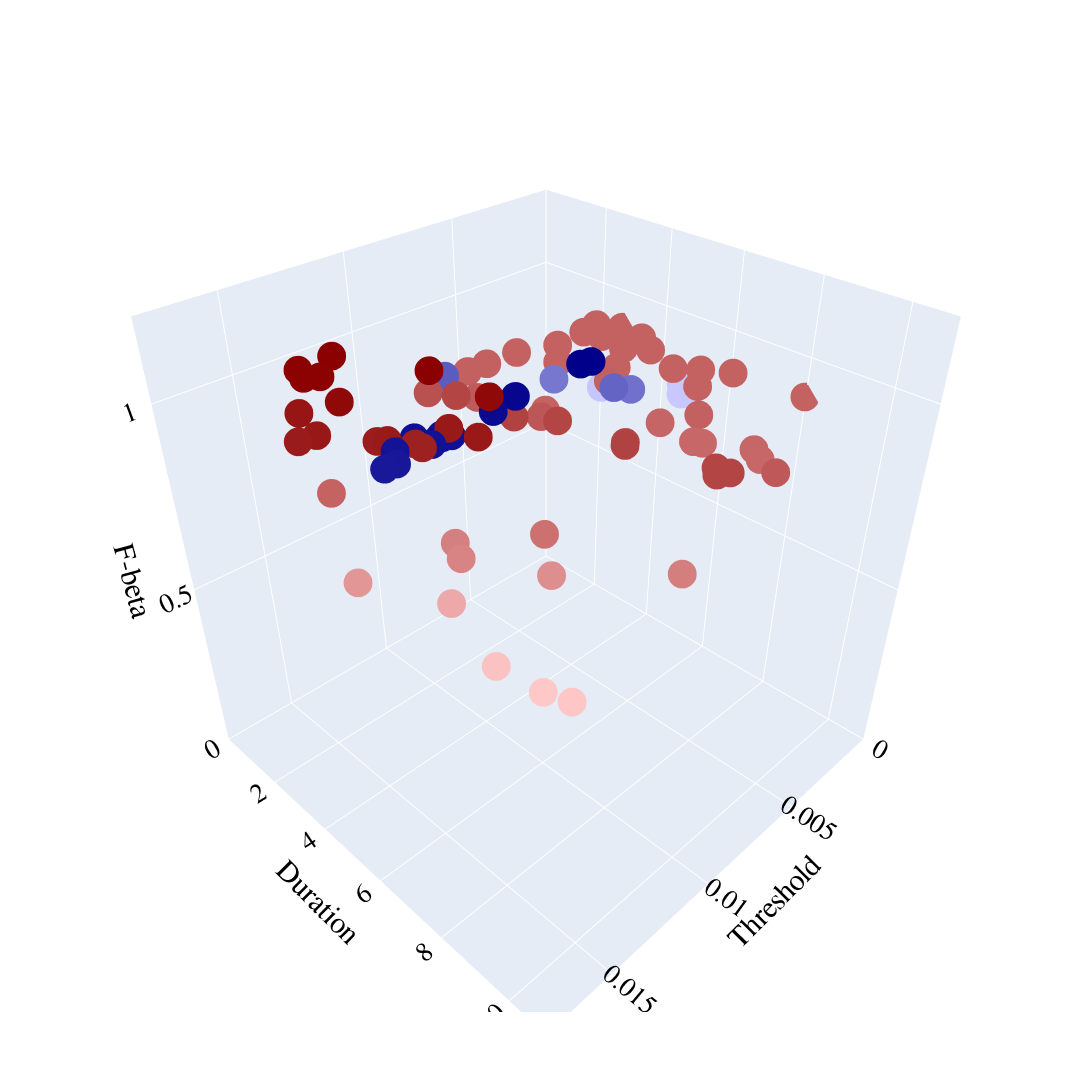

Notebook code for this chart:
### Code cell
import plotly.graph_objects as go
import numpy as np

# Load the data
D = np.load('D.npy')

# Get the number of rows in D
num_D = D.shape[0]

# Define stage_virtual_num to determine the cutoff for red vs. blue
stage_virtual_num = 65  # Set your desired value for stage_virtual_num, ensure it's an integer

# -----------------------
# Customization variables:
# -----------------------
FONT_FAMILY = 'Times New Roman'    # Global font family
GLOBAL_FONT_SIZE = 18              # Global font size for texts
AXIS_TITLE_FONT_SIZE = 30          # Font size for axis titles
TICK_FONT_SIZE = 18                # Font size for axis tick labels
MARKER_SIZE = 10                   # Marker size for scatter points (enlarged for better visibility)

# Color definitions for the red and blue color scales:
RED_LIGHT = 'rgb(255, 200, 200)'     # Light red
RED_DARK = 'rgb(139, 0, 0)'           # Dark red
BLUE_LIGHT = 'rgb(200, 200, 255)'     # Light blue
BLUE_DARK = 'rgb(0, 0, 139)'          # Dark blue

# -----------------------
# Split the data into parts
# -----------------------
thresholds = D[:, 0]
durations = D[:, 1]
F_beta = D[:, 2]

# Create a 3D scatter plot
fig = go.Figure()

# Define red color scale using the customization variables
red_colorscale = [
    [0.0, RED_LIGHT],
    [1.0, RED_DARK]
]

# Add red-colored points for the first stage_virtual_num data
fig.add_trace(go.Scatter3d(
    x=thresholds[:stage_virtual_num],      # x-axis data (first part)
    y=durations[:stage_virtual_num],         # y-axis data (first part)
    z=F_beta[:stage_virtual_num],            # z-axis data (first part)
    mode='markers',
    marker=dict(
        size=MARKER_SIZE,
        color=F_beta[:stage_virtual_num],    # color determined by F-beta values
        colorscale=red_colorscale,
        showscale=False                      # Cancel colorbar
    ),
    name='Virtual Environment Optimization',
    showlegend=False                         # Cancel legend
))

# Define blue color scale using the customization variables
blue_colorscale = [
    [0.0, BLUE_LIGHT],
    [1.0, BLUE_DARK]
]

# Add blue-colored points for the remaining data
fig.add_trace(go.Scatter3d(
    x=thresholds[stage_virtual_num:],      # x-axis data (second part)
    y=durations[stage_virtual_num:],         # y-axis data (second part)
    z=F_beta[stage_virtual_num:],            # z-axis data (second part)
    mode='markers',
    marker=dict(
        size=MARKER_SIZE,
        color=F_beta[stage_virtual_num:],    # color determined by F-beta values
        colorscale=blue_colorscale,
        showscale=False                      # Cancel colorbar
    ),
    name='Real World Optimization',
    showlegend=False                         # Cancel legend
))

# Set axis labels, fonts, axis limits, and ranges
fig.update_layout(
    scene=dict(
        xaxis=dict(
            title='Threshold',
            titlefont=dict(family=FONT_FAMILY, size=AXIS_TITLE_FONT_SIZE, color='black'),
            tickfont=dict(family=FONT_FAMILY, size=TICK_FONT_SIZE, color='black'),
            range=[0, 0.018]   # x-axis range
        ),
        yaxis=dict(
            title='Duration',
            titlefont=dict(family=FONT_FAMILY, size=AXIS_TITLE_FONT_SIZE, color='black'),
            tickfont=dict(family=FONT_FAMILY, size=TICK_FONT_SIZE, color='black'),
            range=[0, 11]     # y-axis range
        ),
        zaxis=dict(
            title='F-beta',
            titlefont=dict(family=FONT_FAMILY, size=AXIS_TITLE_FONT_SIZE, color='black'),
            tickfont=dict(family=FONT_FAMILY, size=TICK_FONT_SIZE, color='black'),
            range=[0.0, 1.2]  # z-axis range
        ),
        camera=dict(
            eye=dict(x=1.25, y=1.25, z=1.25),
            projection=dict(type="perspective")  # Use perspective projection
        )
    ),
    font=dict(family=FONT_FAMILY, size=GLOBAL_FONT_SIZE, color='black'),  # Global font settings
    autosize=False,
    width=1600,   # Figure width in pixels
    height=1600,  # Figure height in pixels
    showlegend=False  # Global setting to cancel legend
)

# Show the plot
fig.show()

### Figure 1 — Plotly figure (JSON) as saved in the notebook; plotly's stock layout.template omitted (floating-point values rounded to 4 significant figures)
{"data": [{"marker": {"color": [0.9077, 0.9077, 0.9029, 0.8319, 0.8596, 1.042, 1.064, 0.9077, 0.9077, 0.9077, 0.9077, 0.9077, 1.03, 0.8988, 0.9586, 0.9638, 0.9077, 0.7312, 0.9077, 0.9644, 0.9106, 0.8996, 0.9077, 0.9012, 0.906, 1.02, 0.9077, 0.9578, 0.906, 0.7344, 0.849, 0.9283, 1.037, 0.8995, 1.075, 1.075, 1.035, 1.078, 0.9077, 0.9217, 0.7423, 0.9368, 0.9095, 0.9103, 0.8179, 0.9603, 0.9077, 0.9575, 1.077, 1.039, 1.062, 0.9077, 0.9077, 0.8845, 0.9589, 1.075, 0.8568, 1.032, 0.9585, 0.9077, 0.785, 1.02, 1.034, 0.9235, 0.9106], "colorscale": [[0, "rgb(255, 200, 200)"], [1, "rgb(139, 0, 0)"]], "showscale": false, "size": 10}, "mode": "markers", "name": "Virtual Environment Optimization", "showlegend": false, "type": "scatter3d", "x": [0.00083, 0.002289, 0.005226, 0.01307, 0.01077, 0.01563, 0.0112, 0.003321, 0.0002483, 0.001535, 0.001752, 0.004412, 0.01484, 0.00476, 0.007444, 0.008476, 0.00319, 0.01561, 0.001138, 0.009648, 0.00403, 0.005379, 0.004909, 0.004424, 0.007403, 0.01397, 0.0005135, 0.008698, 0.01589, 0.01537, 0.0146, 0.008291, 0.01265, 0.00525, 0.01447, 0.01425, 0.01289, 0.01314, 0.000503, 0.008737, 0.01592, 0.01001, 0.004263, 0.006435, 0.01712, 0.008252, 0.001774, 0.007358, 0.01157, 0.01602, 0.01463, 0.00113, 0.0002924, 0.01252, 0.009872, 0.01468, 0.0143, 0.01652, 0.007765, 0.001722, 0.01543, 0.01397, 0.01464, 0.005625, 0.007379], "y": [2.24, 6.099, 6.541, 8.112, 9.939, 3.007, 5.319, 2.403, 8.053, 2.807, 3.623, 3.06, 4.727, 8.885, 9.002, 7.302, 4.188, 9.465, 5.626, 4.982, 6.977, 7.507, 2.014, 8.582, 4.49, 5.157, 3.53, 5.628, 4.012, 9.994, 6.749, 4.907, 5.986, 7.677, 2.011, 2.555, 5.336, 2.003, 6.241, 3.251, 8.509, 2.56, 4.545, 2.007, 5.696, 7.19, 5.142, 9.291, 3.853, 3.9, 3.472, 4.135, 2.788, 7.597, 3.383, 2.385, 6.384, 3.756, 9.173, 2.327, 7.031, 5.361, 4.875, 9.599, 2.002], "z": [0.9077, 0.9077, 0.9029, 0.8319, 0.8596, 1.042, 1.064, 0.9077, 0.9077, 0.9077, 0.9077, 0.9077, 1.03, 0.8988, 0.9586, 0.9638, 0.9077, 0.7312, 0.9077, 0.9644, 0.9106, 0.8996, 0.9077, 0.9012, 0.906, 1.02, 0.9077, 0.9578, 0.906, 0.7344, 0.849, 0.9283, 1.037, 0.8995, 1.075, 1.075, 1.035, 1.078, 0.9077, 0.9217, 0.7423, 0.9368, 0.9095, 0.9103, 0.8179, 0.9603, 0.9077, 0.9575, 1.077, 1.039, 1.062, 0.9077, 0.9077, 0.8845, 0.9589, 1.075, 0.8568, 1.032, 0.9585, 0.9077, 0.785, 1.02, 1.034, 0.9235, 0.9106]}, {"marker": {"color": [1.036, 1.016, 0.934, 0.915, 1.02, 1.03, 0.8325, 1.02, 0.835, 0.9423, 0.835, 1.019, 1.02, 1.012, 1.019, 1.026, 0.9209, 1.018, 1.013, 1.035], "colorscale": [[0, "rgb(200, 200, 255)"], [1, "rgb(0, 0, 139)"]], "showscale": false, "size": 10}, "mode": "markers", "name": "Real World Optimization", "showlegend": false, "type": "scatter3d", "x": [0.006883, 0.01462, 0.005082, 0.005679, 0.01306, 0.009924, 0.001388, 0.01374, 0.0007844, 0.00885, 0.003166, 0.01319, 0.01287, 0.0154, 0.01315, 0.01104, 0.004461, 0.0136, 0.01499, 0.006472], "y": [5.19, 5.067, 5.149, 3.704, 5.235, 5.21, 5.241, 4.957, 4.943, 2.279, 3.742, 5.274, 5.388, 5.367, 5.316, 5.312, 5.306, 5.356, 5.39, 5.246], "z": [1.036, 1.016, 0.934, 0.915, 1.02, 1.03, 0.8325, 1.02, 0.835, 0.9423, 0.835, 1.019, 1.02, 1.012, 1.019, 1.026, 0.9209, 1.018, 1.013, 1.035]}], "layout": {"autosize": false, "font": {"color": "black", "family": "Times New Roman", "size": 18}, "height": 1600, "scene": {"camera": {"eye": {"x": 1.25, "y": 1.25, "z": 1.25}, "projection": {"type": "perspective"}}, "xaxis": {"range": [0, 0.018], "tickfont": {"color": "black", "family": "Times New Roman", "size": 18}, "title": {"font": {"color": "black", "family": "Times New Roman", "size": 30}, "text": "Threshold"}}, "yaxis": {"range": [0, 11], "tickfont": {"color": "black", "family": "Times New Roman", "size": 18}, "title": {"font": {"color": "black", "family": "Times New Roman", "size": 30}, "text": "Duration"}}, "zaxis": {"range": [0, 1.2], "tickfont": {"color": "black", "family": "Times New Roman", "size": 18}, "title": {"font": {"color": "black", "family": "Times New Roman", "size": 30}, "text": "F-beta"}}}, "showlegend": false, "width": 1600}}
